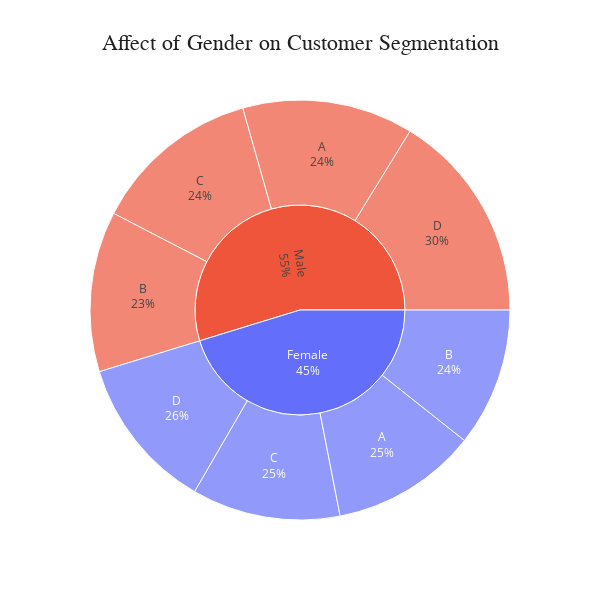
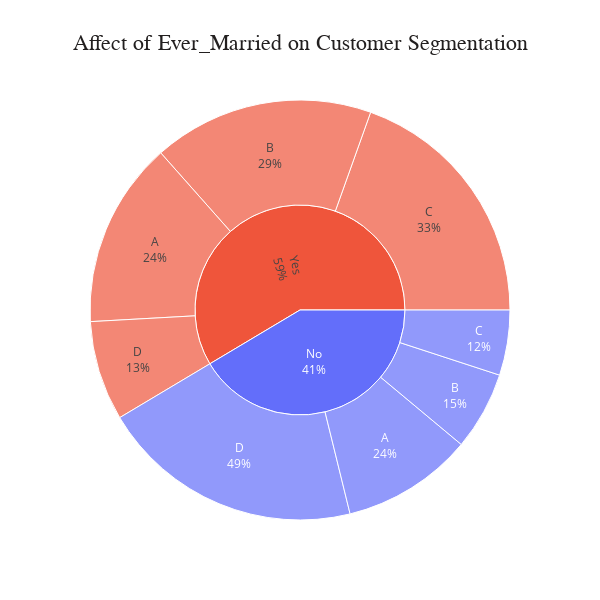
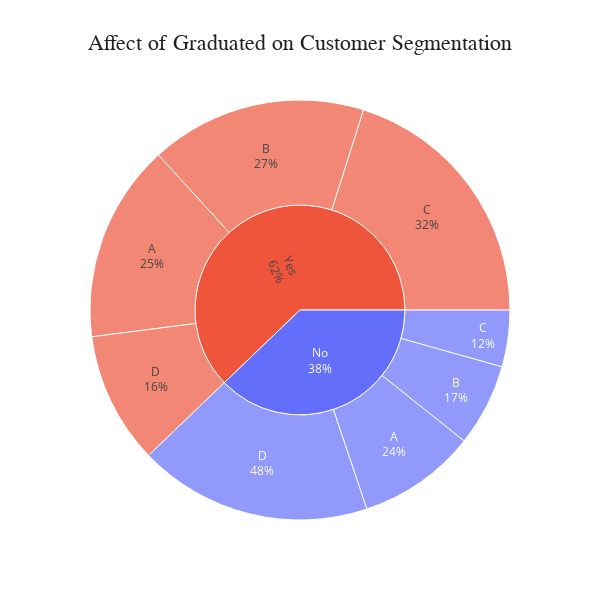

Notebook source saved alongside these figures, in order:
### Code cell
for feature in ['Gender', 'Ever_Married', 'Graduated', 'Spending_Score']:
    plot_pie(feature)

### Figure 1 — Plotly figure (JSON) as saved in the notebook; plotly's stock layout.template omitted (floating-point values rounded to 4 significant figures)
{"data": [{"branchvalues": "total", "customdata": [["Female"], ["Male"], ["Female"], ["Male"], ["Female"], ["Male"], ["Female"], ["Male"], ["Female"], ["Male"]], "domain": {"x": [0, 1], "y": [0, 1]}, "hovertemplate": "labels=%{label}<br>count=%{value}<br>parent=%{parent}<br>id=%{id}<br>Gender=%{customdata[0]}<extra></extra>", "ids": ["Female/A", "Male/A", "Female/B", "Male/B", "Female/C", "Male/C", "Female/D", "Male/D", "Female", "Male"], "labels": ["A", "A", "B", "B", "C", "C", "D", "D", "Female", "Male"], "marker": {"colors": ["#636efa", "#EF553B", "#636efa", "#EF553B", "#636efa", "#EF553B", "#636efa", "#EF553B", "#636efa", "#EF553B"]}, "name": "", "parents": ["Female", "Male", "Female", "Male", "Female", "Male", "Female", "Male", "", ""], "textinfo": "label+percent parent", "type": "sunburst", "values": [909, 1063, 861, 997, 922, 1048, 959, 1309, 3651, 4417]}], "layout": {"height": 600, "legend": {"tracegroupgap": 0}, "plot_bgcolor": "white", "title": {"font": {"color": "#221f1f", "family": "Calibri Black", "size": 22}, "text": "Affect of Gender on Customer Segmentation", "x": 0.5}, "width": 600}}

### Figure 2 — Plotly figure (JSON) as saved in the notebook; plotly's stock layout.template omitted (floating-point values rounded to 4 significant figures)
{"data": [{"branchvalues": "total", "customdata": [["No"], ["Yes"], ["No"], ["Yes"], ["No"], ["Yes"], ["No"], ["Yes"], ["No"], ["Yes"]], "domain": {"x": [0, 1], "y": [0, 1]}, "hovertemplate": "labels=%{label}<br>count=%{value}<br>parent=%{parent}<br>id=%{id}<br>Ever_Married=%{customdata[0]}<extra></extra>", "ids": ["No/A", "Yes/A", "No/B", "Yes/B", "No/C", "Yes/C", "No/D", "Yes/D", "No", "Yes"], "labels": ["A", "A", "B", "B", "C", "C", "D", "D", "No", "Yes"], "marker": {"colors": ["#636efa", "#EF553B", "#636efa", "#EF553B", "#636efa", "#EF553B", "#636efa", "#EF553B", "#636efa", "#EF553B"]}, "name": "", "parents": ["No", "Yes", "No", "Yes", "No", "Yes", "No", "Yes", "", ""], "textinfo": "label+percent parent", "type": "sunburst", "values": [801, 1137, 479, 1348, 398, 1549, 1607, 609, 3285, 4643]}], "layout": {"height": 600, "legend": {"tracegroupgap": 0}, "plot_bgcolor": "white", "title": {"font": {"color": "#221f1f", "family": "Calibri Black", "size": 22}, "text": "Affect of Ever_Married on Customer Segmentation", "x": 0.5}, "width": 600}}

### Figure 3 — Plotly figure (JSON) as saved in the notebook; plotly's stock layout.template omitted (floating-point values rounded to 4 significant figures)
{"data": [{"branchvalues": "total", "customdata": [["No"], ["Yes"], ["No"], ["Yes"], ["No"], ["Yes"], ["No"], ["Yes"], ["No"], ["Yes"]], "domain": {"x": [0, 1], "y": [0, 1]}, "hovertemplate": "labels=%{label}<br>count=%{value}<br>parent=%{parent}<br>id=%{id}<br>Graduated=%{customdata[0]}<extra></extra>", "ids": ["No/A", "Yes/A", "No/B", "Yes/B", "No/C", "Yes/C", "No/D", "Yes/D", "No", "Yes"], "labels": ["A", "A", "B", "B", "C", "C", "D", "D", "No", "Yes"], "marker": {"colors": ["#636efa", "#EF553B", "#636efa", "#EF553B", "#636efa", "#EF553B", "#636efa", "#EF553B", "#636efa", "#EF553B"]}, "name": "", "parents": ["No", "Yes", "No", "Yes", "No", "Yes", "No", "Yes", "", ""], "textinfo": "label+percent parent", "type": "sunburst", "values": [729, 1219, 508, 1332, 348, 1607, 1437, 810, 3022, 4968]}], "layout": {"height": 600, "legend": {"tracegroupgap": 0}, "plot_bgcolor": "white", "title": {"font": {"color": "#221f1f", "family": "Calibri Black", "size": 22}, "text": "Affect of Graduated on Customer Segmentation", "x": 0.5}, "width": 600}}
